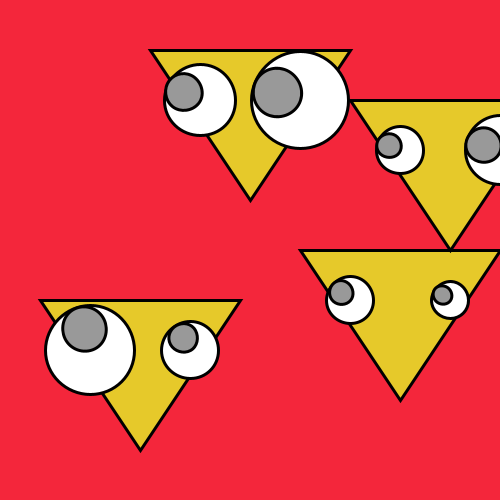
Frame 1 (no input)
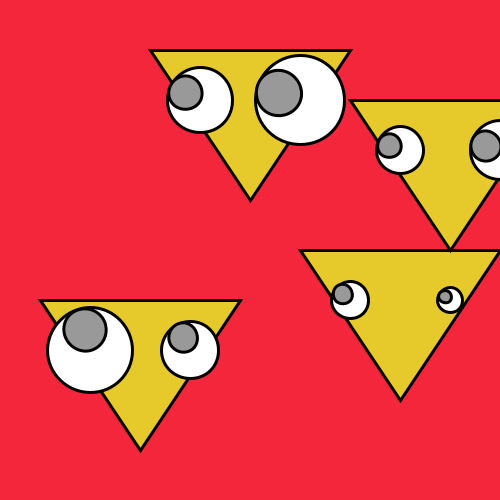
Frame 60 (the mouse pressed at the canvas centre just before this capture)
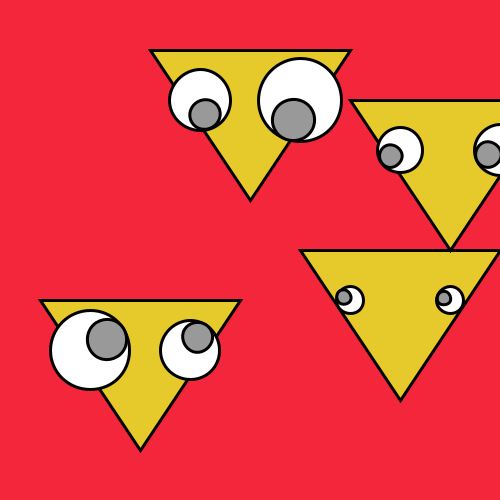
Frame 120 (the mouse held since frame 60 and released just before this capture)

The Processing sketch that drew these frames (run headless with seeded random() and noise(); from frame 60 on, the mouse is pressed at the canvas centre):

// Processing sketch: processing_9095
// ── processing_9095.pde

/**
 * Monster Dance
 *
 * Assignment: 
 * Course: Interactive Digital Mdedia
 * Author: David Langly
 * Date: 
 *
 * Description: Group of monsters dancing to the beat
 * of the music.
 */

Monster m1;
Monster m2;
Monster m3;
Monster m4;

void setup() {
  size(500,500);
  strokeWeight(3);
  
  m1 = new Monster(150, 50);
  m2 = new Monster(40, 300);
  m3 = new Monster(300, 250);
  m4 = new Monster(350, 100);
}

void draw() {
  background(244,38,59);
  
  // Update each monster's pupils to follow cursor.
  m1.update(mouseX, mouseY);
  m2.update(mouseX, mouseY);
  m3.update(mouseX, mouseY);
  m4.update(mouseX, mouseY);
  
  // Display each monster with updated pupil position.
  m1.display();
  m2.display();
  m3.display();
  m4.display();
}

void mousePressed() {
  m1.mousePressed();
  m2.mousePressed();
  m3.mousePressed();
  m4.mousePressed();
}

void mouseDragged() {
  m1.mouseDragged();
  m2.mouseDragged();
  m3.mouseDragged();
  m4.mouseDragged();
}

void mouseReleased() {
  m1.mouseReleased();
  m2.mouseReleased();
  m3.mouseReleased();
  m4.mouseReleased();
}

/**
 * Monster.
 *
 * This class defines the blueprint for creating a monster
 * with a triangular head and two bulging eyes. The monster
 * is cool because its bulging eyes follow the mouse cursor
 * and grow with time. Moreover, the position of the monster
 * can be changed by clicking near the monster's eye and 
 * dragging with the mouse. The functionality to move the
 * monster was implemented based on the Mouse Functions
 * example application bundled with Processing.
 */
class Monster
{
  float monsterX;
  float monsterY;
  Eye leye;
  Eye reye;
  
  boolean bover = false;
  boolean locked = false;
  float bdifx = 0.0;
  float bdify = 0.0;
  
  Monster(int x, int y) {
    monsterX = x;
    monsterY = y;
    leye = new Eye(50, 50);
    reye = new Eye(150, 50);
  }
  
  void update(int mx, int my) {
    leye.update(mx-monsterX, my-monsterY);
    reye.update(mx-monsterX, my-monsterY);
    
    
    if (isInside(mx, my))
    {
      bover = true;
    }
    else
    {
      bover = false;
    }
  }
  
  boolean isInside(int mx, int my) {
    if (leye.isInside(mx-monsterX, my-monsterY))
    {
      return true;
    }
    if (reye.isInside(mx-monsterX, my-monsterY))
    {
      return true;
    }
    return false;
  }
  
  void mousePressed() {
    if (bover) 
    {
      locked = true;
    }
    else
    {
      locked = false;
    }  
    
    bdifx = mouseX-monsterX;
    bdify = mouseY-monsterY;
  }
  
  void mouseDragged() {
    if (locked) 
    {
      monsterX = mouseX-bdifx;
      monsterY = mouseY-bdify;
    }
  }
  
  void mouseReleased() {
    locked = false;
  }
  
  void display() {
    pushMatrix();
    translate(monsterX, monsterY);
    
    // draw all parts of the monster that is 
    // static, i.e. everything apart from the
    // eye. make sure all coordinates are
    // relative to the current location of
    // the monster.
    stroke(0);
    fill(230, 201, 42);
    triangle(0, 0, 200, 0, 100, 150);
     
    leye.display();
    reye.display();
    
    popMatrix();
  }
}

/**
 * Eye.
 * 
 * This class defines the blueprint for diplaying an eye whose
 * pupil follows the position of the mouse cursor. The original
 * idea and calculations were taken from the example application
 * "Arctangent" bundled with the Processing application. 
 *
 * The eye increases and decreases in size automatically as a
 * function of time. The initial size of an eye as well as the
 * rate at which the eye grows are both determined by using a
 * random number generator.
 */
class Eye 
{
  final static int MAX_EYE_SIZE = 100;
  final static int MIN_EYE_SIZE = 20;

  final static float MAX_EYE_VELOCITY = 0.2;
  final static float MIN_EYE_VELOCITY = -0.2;
  
  int ex, ey;
  float size;
  float velocity;
  float angle = 0.0;
  
  Eye(int x, int y) {
    ex = x;
    ey = y;    
    size = random(MIN_EYE_SIZE, MAX_EYE_SIZE);
    velocity = random(MIN_EYE_VELOCITY, MAX_EYE_VELOCITY);
  }
 
  boolean isInside(float mx, float my) {
   float distance = sqrt(sq(ex - mx) + sq(ey - my));
   if (distance <= size)
   {
     return true;
   }
   else
   {
     return false;
   }
  }
 
  void update(float mx, float my) {
    angle = atan2(my-ey, mx-ex);
    size += velocity;
    if (size > MAX_EYE_SIZE) {
      velocity = -velocity;
    }
    if (size < MIN_EYE_SIZE) {
      velocity = -velocity;  
    }
  }
  
  void display() {
    pushMatrix();
    translate(ex, ey);
    fill(255);
    stroke(0);
    ellipse(0, 0, size, size);
    rotate(angle);
    fill(153);
    ellipse(size/4, 0, size/2, size/2);
    popMatrix();
  }
}
